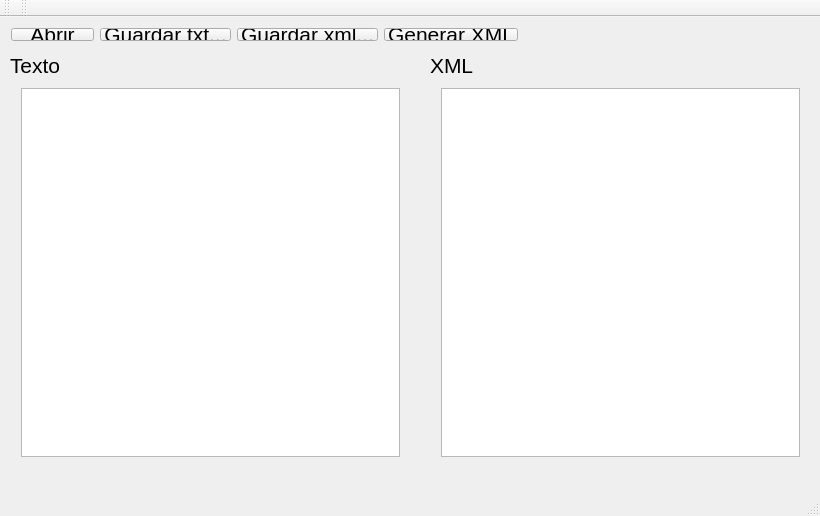
<?xml version="1.0" encoding="UTF-8"?>
<ui version="4.0">
 <class>MainWindow</class>
 <widget class="QMainWindow" name="MainWindow">
  <property name="geometry">
   <rect>
    <x>0</x>
    <y>0</y>
    <width>820</width>
    <height>516</height>
   </rect>
  </property>
  <property name="minimumSize">
   <size>
    <width>820</width>
    <height>516</height>
   </size>
  </property>
  <property name="maximumSize">
   <size>
    <width>820</width>
    <height>516</height>
   </size>
  </property>
  <property name="windowTitle">
   <string>Generador XML</string>
  </property>
  <widget class="QWidget" name="centralWidget">
   <widget class="QWidget" name="verticalLayoutWidget">
    <property name="geometry">
     <rect>
      <x>10</x>
      <y>60</y>
      <width>401</width>
      <height>391</height>
     </rect>
    </property>
    <layout class="QVBoxLayout" name="verticalLayout">
     <item>
      <widget class="QPlainTextEdit" name="textNormal">
       <property name="font">
        <font>
         <pointsize>16</pointsize>
        </font>
       </property>
       <property name="lineWrapMode">
        <enum>QPlainTextEdit::NoWrap</enum>
       </property>
       <property name="tabStopWidth">
        <number>30</number>
       </property>
      </widget>
     </item>
    </layout>
   </widget>
   <widget class="QWidget" name="horizontalLayoutWidget">
    <property name="geometry">
     <rect>
      <x>0</x>
      <y>0</y>
      <width>529</width>
      <height>35</height>
     </rect>
    </property>
    <layout class="QHBoxLayout" name="horizontalLayout">
     <item>
      <widget class="QPushButton" name="openButton">
       <property name="font">
        <font>
         <pointsize>16</pointsize>
        </font>
       </property>
       <property name="text">
        <string>Abrir</string>
       </property>
      </widget>
     </item>
     <item>
      <widget class="QPushButton" name="saveButton">
       <property name="font">
        <font>
         <pointsize>16</pointsize>
        </font>
       </property>
       <property name="text">
        <string>Guardar txt...</string>
       </property>
      </widget>
     </item>
     <item>
      <widget class="QPushButton" name="saveXMLButton">
       <property name="font">
        <font>
         <pointsize>16</pointsize>
        </font>
       </property>
       <property name="text">
        <string>Guardar xml...</string>
       </property>
      </widget>
     </item>
     <item>
      <widget class="QPushButton" name="generateButton">
       <property name="font">
        <font>
         <pointsize>16</pointsize>
        </font>
       </property>
       <property name="text">
        <string>Generar XML</string>
       </property>
      </widget>
     </item>
    </layout>
   </widget>
   <widget class="QWidget" name="verticalLayoutWidget_2">
    <property name="geometry">
     <rect>
      <x>430</x>
      <y>60</y>
      <width>381</width>
      <height>391</height>
     </rect>
    </property>
    <layout class="QVBoxLayout" name="verticalLayout_2">
     <item>
      <widget class="QPlainTextEdit" name="textXML">
       <property name="font">
        <font>
         <pointsize>16</pointsize>
        </font>
       </property>
       <property name="horizontalScrollBarPolicy">
        <enum>Qt::ScrollBarAsNeeded</enum>
       </property>
       <property name="lineWrapMode">
        <enum>QPlainTextEdit::NoWrap</enum>
       </property>
       <property name="tabStopWidth">
        <number>30</number>
       </property>
      </widget>
     </item>
    </layout>
   </widget>
   <widget class="QLabel" name="label">
    <property name="geometry">
     <rect>
      <x>10</x>
      <y>40</y>
      <width>62</width>
      <height>16</height>
     </rect>
    </property>
    <property name="font">
     <font>
      <pointsize>16</pointsize>
     </font>
    </property>
    <property name="text">
     <string>Texto</string>
    </property>
   </widget>
   <widget class="QLabel" name="label_2">
    <property name="geometry">
     <rect>
      <x>430</x>
      <y>40</y>
      <width>62</width>
      <height>16</height>
     </rect>
    </property>
    <property name="font">
     <font>
      <pointsize>16</pointsize>
     </font>
    </property>
    <property name="text">
     <string>XML</string>
    </property>
   </widget>
  </widget>
  <widget class="QMenuBar" name="menuBar">
   <property name="geometry">
    <rect>
     <x>0</x>
     <y>0</y>
     <width>820</width>
     <height>22</height>
    </rect>
   </property>
  </widget>
  <widget class="QToolBar" name="mainToolBar">
   <attribute name="toolBarArea">
    <enum>TopToolBarArea</enum>
   </attribute>
   <attribute name="toolBarBreak">
    <bool>false</bool>
   </attribute>
  </widget>
  <widget class="QStatusBar" name="statusBar"/>
  <widget class="QToolBar" name="toolBar">
   <property name="windowTitle">
    <string>toolBar</string>
   </property>
   <attribute name="toolBarArea">
    <enum>TopToolBarArea</enum>
   </attribute>
   <attribute name="toolBarBreak">
    <bool>false</bool>
   </attribute>
  </widget>
 </widget>
 <layoutdefault spacing="6" margin="11"/>
 <resources/>
 <connections/>
</ui>
